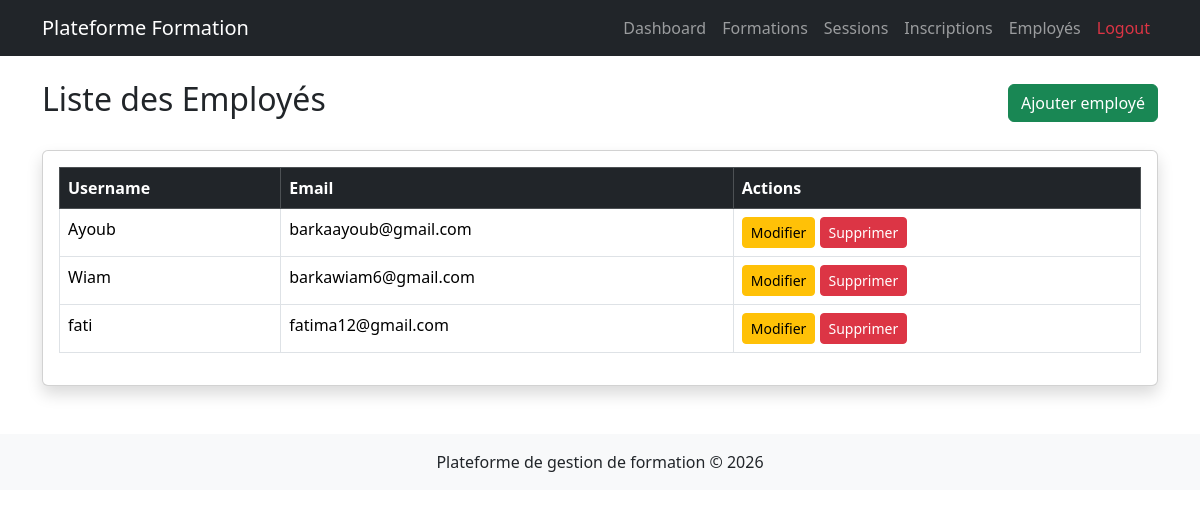
Page /employes/ on the committed database.
### comptes/models.py (models this page shows, shortened)
class User(AbstractUser):
    ROLE_CHOICES = (
        ('RH', 'Responsable RH'),
        ('employe', 'Employé'),
    )
    role = models.CharField(max_length=10, choices=ROLE_CHOICES)

### comptes/views.py (the view)
# urls.py: path('employes/', EmployeListView.as_view(), name='employe_list'),
class EmployeListView(ListView):
    model = User
    template_name = "accounts/employe_list.html"
    context_object_name = "employes"
    def get_queryset(self):
        return User.objects.filter(role='employe')

### templates/accounts/employe_list.html
{% extends "base.html" %}
{% block content %}
<div class="d-flex justify-content-between align-items-center mb-4">
    <h2>Liste des Employés</h2>
    <a href="{% url 'employe_add' %}" class="btn btn-success">Ajouter employé</a>
</div>
<div class="card shadow">
    <div class="card-body">
        <div class="table-responsive">
            <table class="table table-bordered table-hover">
                <thead class="table-dark">
                    <tr>
                        <th>Username</th>
                        <th>Email</th>
                        <th>Actions</th>
                    </tr>
                </thead>
                <tbody>
                    {% for employe in employes %}
                    <tr>
                        <td>{{ employe.username }}</td>
                        <td>{{ employe.email }}</td>
                        <td>
                            <a href="{% url 'employe_edit' employe.id %}" class="btn btn-warning btn-sm">Modifier</a>
                            <a href="{% url 'employe_delete' employe.id %}" class="btn btn-danger btn-sm">Supprimer</a>
                        </td>
                    </tr>
                    {% empty %}
                    <tr>
                        <td colspan="3" class="text-center">Aucun employé disponible</td>
                    </tr>
                    {% endfor %}
                </tbody>
            </table>
        </div>
    </div>
</div>
{% endblock %}

### rows in the picture
User: username "Ayoub", email "barkaayoub@gmail.com"
User: username "Wiam", email "barkawiam6@gmail.com"
User: username "fati", email "fatima12@gmail.com"
